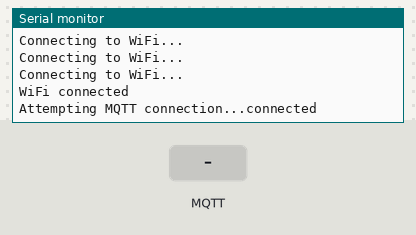
This program was run on a simulated ESP32-S3. Shown: the last lines printed to the serial monitor. The inputs (shaded band) are chosen by the test bench. WiFi joins after 1.5 s; servers stay silent unless stated; no MQTT or app messages arrive unless stated.

Above: at 4.2 s.
4.3 s: MQTT message "1" arrives on the first subscribed topic
At 9.0 s:
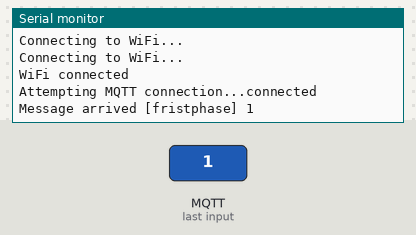
9.5 s: MQTT message "on" arrives on the first subscribed topic
At 14.0 s:
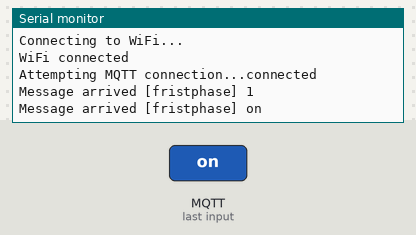
14.5 s: MQTT message "off" arrives on the first subscribed topic
At 19.0 s:
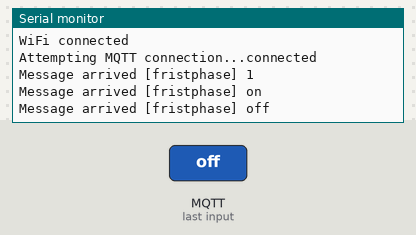

Measured:
- after the input at 4.3 s, the serial monitor: prints a new line after 3.8 s (image 1)
- after the input at 9.5 s, the serial monitor: prints a new line after 3.6 s (image 2)
- after the input at 14.5 s, the serial monitor: prints a new line after 3.6 s (image 3)

The program:

main.cpp
```cpp
#include <Arduino.h>
#include "MqttClient.h"

// WiFi credentials
const char* ssid = "YOUR_WIFI_SSID";
const char* password = "YOUR_WIFI_PASSWORD";

// MQTT broker settings
const char* mqttBroker = "f66eae81.ala.dedicated.gcp.emqxcloud.com";
const int mqttPort = 1883; // Default MQTT port
const char* mqttUsername = "MiDio_bridge";
const char* mqttPassword = "Z5MLK2pXxDQfNbc";

// MQTT topics
const char* subscribeTopic = "fristphase";
const char* publishTopic = "Publish";
const char* publishMessage = "Hello from ESP32";

MqttClient mqttClient(mqttBroker, mqttPort, mqttUsername, mqttPassword);

void setup() {
    Serial.begin(115200);
    delay(1000); // Allow time for serial monitor to initialize
    Serial.println("Connecting to WiFi...");
    WiFi.begin(ssid, password);
    while (WiFi.status() != WL_CONNECTED) {
        delay(1000);
        Serial.println("Connecting to WiFi...");
    }
    Serial.println("WiFi connected");
    mqttClient.connect();
    mqttClient.subscribe(subscribeTopic);
}

void loop() {
    mqttClient.loop();
    // Publish a message every 5 seconds
    mqttClient.publish(publishTopic, publishMessage);
    delay(5000);
}
```

MqttClient.cpp
```cpp
#include <WiFi.h>
#include <PubSubClient.h>

class MqttClient {
public:
    MqttClient(const char* broker, int port, const char* username, const char* password);
    void connect();
    void subscribe(const char* topic);
    void publish(const char* topic, const char* payload);
    void loop();

private:
    WiFiClient wifiClient;
    PubSubClient mqttClient;
    const char* broker;
    int port;
    const char* username;
    const char* password;
    void callback(char* topic, byte* payload, unsigned int length);
};

MqttClient::MqttClient(const char* broker, int port, const char* username, const char* password)
    : mqttClient(wifiClient) {
    this->broker = broker;
    this->port = port;
    this->username = username;
    this->password = password;
    mqttClient.setServer(broker, port);
    mqttClient.setCallback([this](char* topic, byte* payload, unsigned int length) {
        this->callback(topic, payload, length);
    });
}

void MqttClient::connect() {
    while (!mqttClient.connected()) {
        Serial.print("Attempting MQTT connection...");
        if (mqttClient.connect("ESP32Client", username, password)) {
            Serial.println("connected");
        } else {
            Serial.print("failed, rc=");
            Serial.print(mqttClient.state());
            Serial.println(" try again in 5 seconds");
            delay(5000);
        }
    }
}

void MqttClient::subscribe(const char* topic) {
    mqttClient.subscribe(topic);
}

void MqttClient::publish(const char* topic, const char* payload) {
    mqttClient.publish(topic, payload);
}

void MqttClient::loop() {
    if (!mqttClient.connected()) {
        connect();
    }
    mqttClient.loop();
}

void MqttClient::callback(char* topic, byte* payload, unsigned int length) {
    Serial.print("Message arrived [");
    Serial.print(topic);
    Serial.print("] ");
    for (int i = 0; i < length; i++) {
        Serial.print((char)payload[i]);
    }
    Serial.println();
}
```

MqttClient.h
```cpp
#ifndef MQTTCLIENT_H
#define MQTTCLIENT_H

#include <WiFi.h>
#include <PubSubClient.h>

class MqttClient {
public:
    MqttClient(const char* broker, int port, const char* username, const char* password);
    void connect();
    void subscribe(const char* topic);
    void publish(const char* topic, const char* payload);
    void loop();

private:
    WiFiClient wifiClient;
    PubSubClient mqttClient;
    const char* broker;
    int port;
    const char* username;
    const char* password;
    void callback(char* topic, byte* payload, unsigned int length);
};

#endif
```
